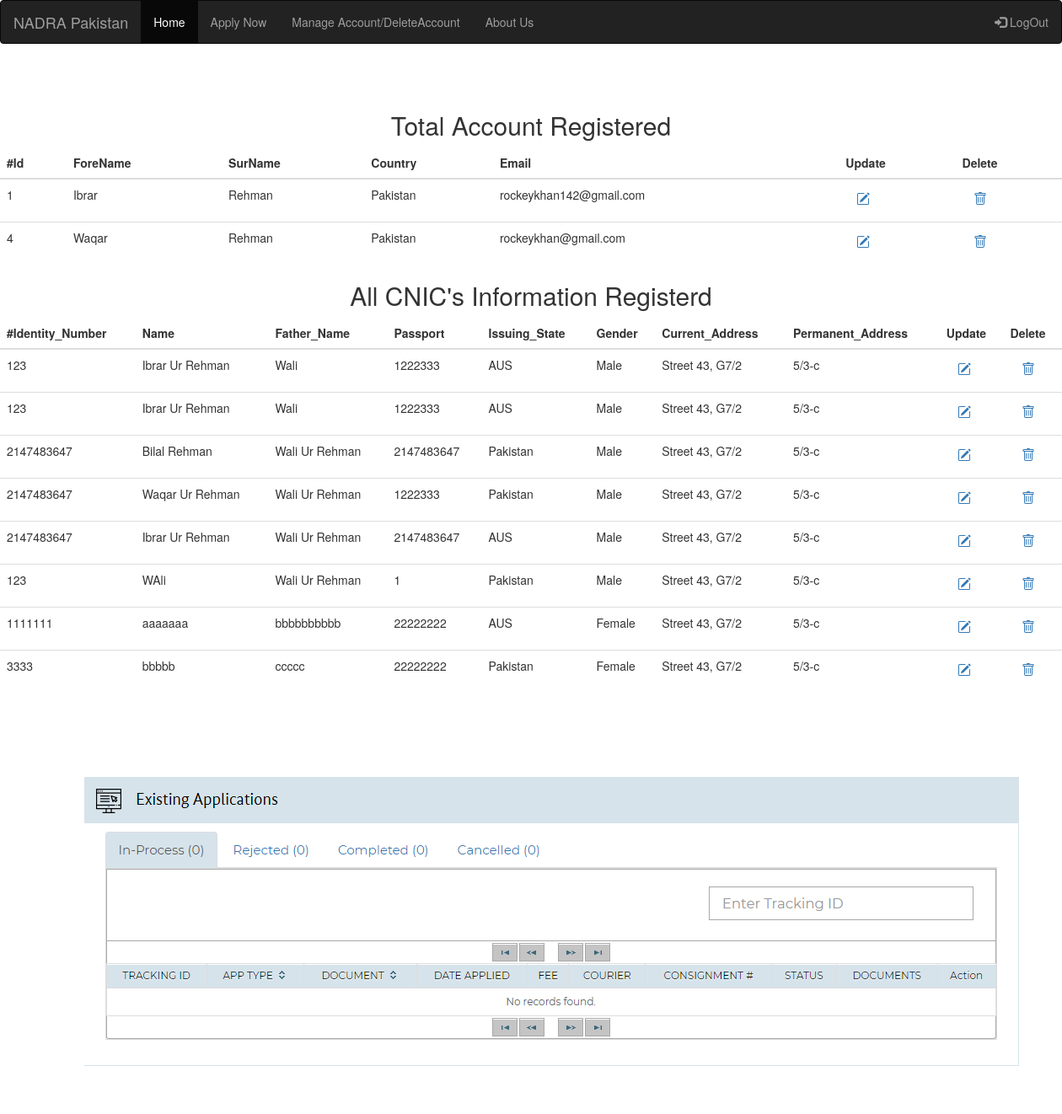
Page /Html/Online_ID/admin.php (signed in) on the committed database.
### tables this page shows
CREATE TABLE `userregistrations` (
  `user_id` int(255) NOT NULL,
  `forename` varchar(256) NOT NULL,
  `surname` varchar(255) NOT NULL,
  `country` varchar(255) NOT NULL,
  `email` varchar(255) NOT NULL,
  `password` varchar(255) NOT NULL
);

CREATE TABLE `cnic_info` (
  `id` int(11) NOT NULL,
  `name` varchar(255) NOT NULL,
  `father_name` varchar(255) NOT NULL,
  `passport_number` int(255) NOT NULL,
  `state` varchar(255) NOT NULL,
  `gender` varchar(255) NOT NULL,
  `c_address` varchar(255) NOT NULL,
  `p_address` varchar(255) NOT NULL,
  `id_number` int(255) NOT NULL,
  `user_id` int(11) NOT NULL
);

### Html/Online_ID/admin.php (the view, shortened to what this page needs)
<!DOCTYPE html>
<html lang="en">
<head>
    <link rel="stylesheet" href="https://maxcdn.bootstrapcdn.com/bootstrap/3.4.1/css/bootstrap.min.css">
</head>
<body>
<div class="div">
    <?php
    include('LogInHeader.php')
    ?>
</div>
<br><br>
<div class="p-3 mb-2 mx-5">
    <table class="table">
        <h2 class="text-center">Total Account Registered</h2>
        <thead>
        <tr>
            <th scope="col">#Id</th>
            <th scope="col">ForeName</th>
            <th scope="col">SurName</th>
            <th scope="col">Country</th>
            <th scope="col">Email</th>
            <th scope="col">Update</th>
            <th scope="col">Delete</th>
        </tr>
        </thead>
        <tbody>
        <?php
        $serverName = "localhost";
        $userName = "root";
        $password = "";
        $dbName = "nadradatabasesystem";
        $conn = new mysqli($serverName,$userName,$password,$dbName);
        $qry = "select * from userregistrations";
        $users =$conn->query($qry);
        if($users -> num_rows >0) {
            while ($row = $users->fetch_assoc()) {
                echo '<tr>';
                echo '<td>' . $row['user_id'] . '</td>';
                echo '<td>' . $row['forename'] . '</td>';
                echo '<td>' . $row['surname'] . '</td>';
                echo '<td>' . $row['country'] . '</td>';
                echo '<td>' . $row['email'] . '</td>';
                echo '<td><a href="" class="btn mx-1" data-toggle="modal" data-target="#myModal">
                        <svg xmlns="http://www.w3.org/2000/svg" width="16" height="16" fill="currentColor" class="bi bi-pencil-square" viewBox="0 0 16 16">
                        <path d="M15.502 1.94a.5.5 0 0 1 0 .706L14.459 3.69l-2-2L13.502.646a.5.5 0 0 1 .707 0l1.293 1.293zm-1.75 2.456-2-2L4.939 9.21a.5.5 0 0 0-.121.196l-.805 2.414a.25.25 0 0 0 .316.316l2.414-.805a.5.5 0 0 0 .196-.12l6.813-6.814z"/>
                        <path fill-rule="evenodd" d="M1 13.5A1.5 1.5 0 0 0 2.5 15h11a1.5 1.5 0 0 0 1.5-1.5v-6a.5.5 0 0 0-1 0v6a.5.5 0 0 1-.5.5h-11a.5.5 0 0 1-.5-.5v-11a.5.5 0 0 1 .5-.5H9a.5.5 0 0 0 0-1H2.5A1.5 1.5 0 0 0 1 2.5v11z"/>
                    </svg>
                    </a></td>';
                echo '<td><a href="DeleteOneMore.php?user_id='.$row['user_id'].'" class="btn mx-1" >
                            <svg xmlns="http://www.w3.org/2000/svg" width="16" height="16" fill="currentColor" class="bi bi-trash" viewBox="0 0 16 16">
          <path d="M5.5 5.5A.5.5 0 0 1 6 6v6a.5.5 0 0 1-1 0V6a.5.5 0 0 1 .5-.5zm2.5 0a.5.5 0 0 1 .5.5v6a.5.5 0 0 1-1 0V6a.5.5 0 0 1 .5-.5zm3 .5a.5.5 0 0 0-1 0v6a.5.5 0 0 0 1 0V6z"/>
          <path fill-rule="evenodd" d="M14.5 3a1 1 0 0 1-1 1H13v9a2 2 0 0 1-2 2H5a2 2 0 0 1-2-2V4h-.5a1 1 0 0 1-1-1V2a1 1 0 0 1 1-1H6a1 1 0 0 1 1-1h2a1 1 0 0 1 1 1h3.5a1 1 0 0 1 1 1v1zM4.118 4 4 4.059V13a1 1 0 0 0 1 1h6a1 1 0 0 0 1-1V4.059L11.882 4H4.118zM2.5 3V2h11v1h-11z"/>
        </svg>
                    </a></td>';
            }
        }else{
            echo "Record not found";
        }
        ?>
        </tbody>
    </table>
</div>
<div>
    <div class="p-3 mb-2 mx-5">
        <table class="table">
            <h2 class="text-center">All CNIC's Information Registerd</h2>
            <thead>
            <tr>
                <th scope="col">#Identity_Number</th>
                <th scope="col">Name</th>
                <th scope="col">Father_Name</th>
                <th scope="col">Passport</th>
                <th scope="col">Issuing_State</th>
                <th scope="col">Gender</th>
                <th scope="col">Current_Address</th>
                <th scope="col">Permanent_Address</th>
                <th scope="col">Update</th>
                <th scope="col">Delete</th>
            </tr>
            </thead>
            <tbody>
            <?php
            $serverName = "localhost";
            $userName = "root";
            $password = "";
            $dbName = "nadradatabasesystem";
            $conn = new mysqli($serverName,$userName,$password,$dbName);
            $qry = "select * from cnic_info ";
            $users =$conn->query($qry);
            if($users -> num_rows >0) {
                while ($row = $users->fetch_assoc()) {
                    echo '<tr>';
                    echo '<td>' . $row['id_number'] . '</td>';
                    echo '<td>' . $row['name'] . '</td>';
                    echo '<td>' . $row['father_name'] . '</td>';
                    echo '<td>' . $row['passport_number'] . '</td>';
                    echo '<td>' . $row['state'] . '</td>';
                    echo '<td>' . $row['gender'] . '</td>';
                    echo '<td>' . $row['c_address'] . '</td>';
                    echo '<td>' . $row['p_address'] . '</td>';
                    echo '<td><a href="adminupdate.php?user_id='.$row['id'].'" class="btn mx-1" >
              <svg xmlns="http://www.w3.org/2000/svg" width="16" height="16" fill="currentColor" class="bi bi-pencil-square" viewBox="0 0 16 16">
                        <path d="M15.502 1.94a.5.5 0 0 1 0 .706L14.459 3.69l-2-2L13.502.646a.5.5 0 0 1 .707 0l1.293 1.293zm-1.75 2.456-2-2L4.939 9.21a.5.5 0 0 0-.121.196l-.805 2.414a.25.25 0 0 0 .316.316l2.414-.805a.5.5 0 0 0 .196-.12l6.813-6.814z"/>
                        <path fill-rule="evenodd" d="M1 13.5A1.5 1.5 0 0 0 2.5 15h11a1.5 1.5 0 0 0 1.5-1.5v-6a.5.5 0 0 0-1 0v6a.5.5 0 0 1-.5.5h-11a.5.5 0 0 1-.5-.5v-11a.5.5 0 0 1 .5-.5H9a.5.5 0 0 0 0-1H2.5A1.5 1.5 0 0 0 1 2.5v11z"/>
                    </svg></a></td>';
                    echo '<td><a href="adminDelete.php?user_id='.$row['id'].'" class="btn mx-1" >
                            <svg xmlns="http://www.w3.org/2000/svg" width="16" height="16" fill="currentColor" class="bi bi-trash" viewBox="0 0 16 16">
          <path d="M5.5 5.5A.5.5 0 0 1 6 6v6a.5.5 0 0 1-1 0V6a.5.5 0 0 1 .5-.5zm2.5 0a.5.5 0 0 1 .5.5v6a.5.5 0 0 1-1 0V6a.5.5 0 0 1 .5-.5zm3 .5a.5.5 0 0 0-1 0v6a.5.5 0 0 0 1 0V6z"/>
          <path fill-rule="evenodd" d="M14.5 3a1 1 0 0 1-1 1H13v9a2 2 0 0 1-2 2H5a2 2 0 0 1-2-2V4h-.5a1 1 0 0 1-1-1V2a1 1 0 0 1 1-1H6a1 1 0 0 1 1-1h2a1 1 0 0 1 1 1h3.5a1 1 0 0 1 1 1v1zM4.118 4 4 4.059V13a1 1 0 0 0 1 1h6a1 1 0 0 0 1-1V4.059L11.882 4H4.118zM2.5 3V2h11v1h-11z"/>
        </svg>
                    </a></td>';
                }
            }else{
                echo "Record not found";
            }
            ?>
            </tbody>
        </table>
    </div>
</div>
<div class="imagees">
</div>
</body>
</html>

### Html/Online_ID/LogInHeader.php (shortened to what this page needs)
<!DOCTYPE html>
<html lang="en">
<head>
    <link rel="stylesheet" href="https://maxcdn.bootstrapcdn.com/bootstrap/3.4.1/css/bootstrap.min.css">
</head>
<body>
<nav class="navbar navbar-inverse ">
    <div class="container-fluid">
        <div class="navbar-header">
            <a class="navbar-brand" href="#">NADRA Pakistan</a>
        </div>
        <ul class="nav navbar-nav">
            <li class="active"><a href="#">Home</a></li>
            <li><a href="./CNIC_Registeration_Foam.php">Apply Now</a></li>
            <li><a href="" >Manage Account/DeleteAccount</a></li>
            <li><a href="#">About Us</a></li>
        </ul>
        <ul class="nav navbar-nav navbar-right">
            <li><a href="Logout.php"><span class="glyphicon glyphicon-log-in"></span> LogOut</a></li>
        </ul>
    </div>
</nav>
</body>
</html>

### Html/Online_ID/admin.php (style rules this page uses)
.imagees { margin-left: 100px; margin-top: 100px; height: 400px; background-repeat: no-repeat; width: 1150px; background-image: url("./ONLINE_ID_Images/USERRSS.png"); }

### rows in the picture
userregistrations: user_id "1", forename "Ibrar", surname "Rehman", country "Pakistan", email "rockeykhan142@gmail.com"
userregistrations: user_id "4", forename "Waqar", surname "Rehman", country "Pakistan", email "rockeykhan@gmail.com"
cnic_info: id_number "123", name "Ibrar Ur Rehman", father_name "Wali", passport_number "1222333", state "AUS", gender "Male", c_address "Street 43, G7/2", p_address "5/3-c"
cnic_info: id_number "123", name "Ibrar Ur Rehman", father_name "Wali", passport_number "1222333", state "AUS", gender "Male", c_address "Street 43, G7/2", p_address "5/3-c"
cnic_info: id_number "2147483647", name "Bilal Rehman", father_name "Wali Ur Rehman", passport_number "2147483647", state "Pakistan", gender "Male", c_address "Street 43, G7/2", p_address "5/3-c"
cnic_info: id_number "2147483647", name "Waqar Ur Rehman", father_name "Wali Ur Rehman", passport_number "1222333", state "Pakistan", gender "Male", c_address "Street 43, G7/2", p_address "5/3-c"
cnic_info: id_number "2147483647", name "Ibrar Ur Rehman", father_name "Wali Ur Rehman", passport_number "2147483647", state "AUS", gender "Male", c_address "Street 43, G7/2", p_address "5/3-c"
cnic_info: id_number "123", name "WAli", father_name "Wali Ur Rehman", passport_number "1", state "Pakistan", gender "Male", c_address "Street 43, G7/2", p_address "5/3-c"
cnic_info: id_number "1111111", name "aaaaaaa", father_name "bbbbbbbbbb", passport_number "22222222", state "AUS", gender "Female", c_address "Street 43, G7/2", p_address "5/3-c"
cnic_info: id_number "3333", name "bbbbb", father_name "ccccc", passport_number "22222222", state "Pakistan", gender "Female", c_address "Street 43, G7/2", p_address "5/3-c"
